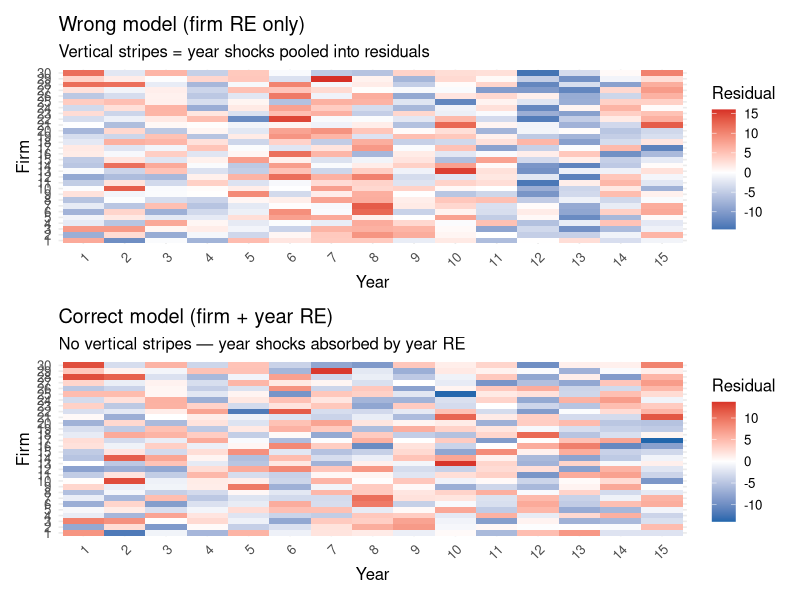

Write R code to recreate this figure.
## ---- chunk 1
library(tidyverse)
library(lme4)
library(lmerTest)
library(broom.mixed)
library(ggplot2)
library(patchwork)
set.seed(42)
## ---- chunk 2
# Simulate a lexical decision task
n_participants <- 40
n_words        <- 80

participant_effects <- rnorm(n_participants, 0, 50)   # people differ in baseline RT
word_effects        <- rnorm(n_words, 0, 40)           # words differ in baseline RT
word_frequency      <- runif(n_words, 1, 10)           # word frequency predictor

df_ld <- expand_grid(
  participant = 1:n_participants,
  word        = 1:n_words
) |>
  mutate(
    participant_eff = participant_effects[participant],
    word_eff        = word_effects[word],
    frequency       = word_frequency[word],
    RT              = 550 - 15 * frequency +
                      participant_eff + word_eff +
                      rnorm(n(), 0, 30),
    participant     = factor(participant),
    word            = factor(word)
  )
## ---- chunk 3
# Without word random effects (wrong)
model_no_words <- lmer(RT ~ frequency + (1 | participant),
                       data = df_ld)

# With word random effects (correct: crossed)
model_crossed <- lmer(RT ~ frequency + (1 | participant) + (1 | word),
                      data = df_ld)

summary(model_crossed)
## ---- chunk 4
broom.mixed::tidy(model_crossed, effects = "ran_pars") |>
  knitr::kable(digits = 2,
               caption = "Variance components: participants, words, and residual")
## ---- chunk 5
wrong_se   <- broom.mixed::tidy(model_no_words)[2, "std.error"][[1]]
correct_se <- broom.mixed::tidy(model_crossed)[2, "std.error"][[1]]

tibble(
  Model        = c("Without word RE", "With word RE (crossed)"),
  Frequency_SE = c(wrong_se, correct_se)
) |>
  knitr::kable(digits = 3,
    caption = "SE of frequency effect: ignoring vs. modeling word-level variance")
## ---- chunk 6
model_maximal <- lmer(RT ~ frequency + (frequency | participant) + (1 | word),
                      data    = df_ld,
                      control = lmerControl(optimizer = "bobyqa"))

anova(model_crossed, model_maximal)
## ---- chunk 7
n_firms <- 30
n_years <- 15

firm_effects <- rnorm(n_firms, 0, 6)   # between-firm productivity variance
year_effects <- rnorm(n_years, 0, 4)   # economy-wide year shocks (not in model)

df_panel <- expand_grid(firm = 1:n_firms, year = 1:n_years) |>
  mutate(
    investment   = rnorm(n(), 50, 15),
    productivity = 40 + 0.3 * investment +
                   firm_effects[firm] +
                   year_effects[year] +
                   rnorm(n(), 0, 5),
    firm     = factor(firm),
    year_fac = factor(year)
  )

glimpse(df_panel)
## ---- chunk 8
# Model 1: Wrong — firm RE only; year variance goes into residual
m_firm_only <- lmer(productivity ~ investment + (1 | firm),
                    data = df_panel)

# Model 2: Correct — crossed RE for firm and year
m_crossed   <- lmer(productivity ~ investment + (1 | firm) + (1 | year_fac),
                    data = df_panel)

# Model 3: Conservative alternative — year fixed effects (year as dummy variables)
m_year_fe   <- lmer(productivity ~ investment + (1 | firm) + year_fac,
                    data = df_panel)
## ---- chunk 9
vc_wrong   <- broom.mixed::tidy(m_firm_only, effects = "ran_pars")
vc_correct <- broom.mixed::tidy(m_crossed,   effects = "ran_pars")

bind_rows(
  vc_wrong   |> mutate(model = "Firm RE only (wrong)"),
  vc_correct |> mutate(model = "Crossed RE (correct)")
) |>
  select(model, group, term, estimate) |>
  knitr::kable(digits = 2,
               caption = "Variance components: firm-only vs. crossed specification")
## ---- chunk 10
se_wrong   <- broom.mixed::tidy(m_firm_only)[2, "std.error"][[1]]
se_crossed <- broom.mixed::tidy(m_crossed)[2,   "std.error"][[1]]
se_fe      <- broom.mixed::tidy(m_year_fe)[2,   "std.error"][[1]]

tibble(
  Model             = c("Firm RE only (wrong)",
                         "Firm + Year RE (correct)",
                         "Firm RE + Year FE"),
  Investment_SE     = c(se_wrong, se_crossed, se_fe),
  Anti_conservative = c("Yes — too small", "Correct", "Correct")
) |>
  knitr::kable(digits = 4,
               caption = "SE of investment coefficient: year effects ignored vs. modeled")
## ---- chunk 11
df_diag <- df_panel |>
  mutate(
    resid_wrong   = residuals(m_firm_only),
    resid_correct = residuals(m_crossed)
  )

p_wrong <- ggplot(df_diag, aes(x = year_fac, y = firm, fill = resid_wrong)) +
  geom_tile() +
  scale_fill_gradient2(low = "#2166ac", mid = "white", high = "#d73027",
                       midpoint = 0, name = "Residual") +
  labs(title = "Wrong model (firm RE only)",
       subtitle = "Vertical stripes = year shocks pooled into residuals",
       x = "Year", y = "Firm") +
  theme_minimal(base_size = 12) +
  theme(axis.text.x = element_text(angle = 45, hjust = 1))

p_correct <- ggplot(df_diag, aes(x = year_fac, y = firm, fill = resid_correct)) +
  geom_tile() +
  scale_fill_gradient2(low = "#2166ac", mid = "white", high = "#d73027",
                       midpoint = 0, name = "Residual") +
  labs(title = "Correct model (firm + year RE)",
       subtitle = "No vertical stripes — year shocks absorbed by year RE",
       x = "Year", y = "Firm") +
  theme_minimal(base_size = 12) +
  theme(axis.text.x = element_text(angle = 45, hjust = 1))

p_wrong / p_correct
